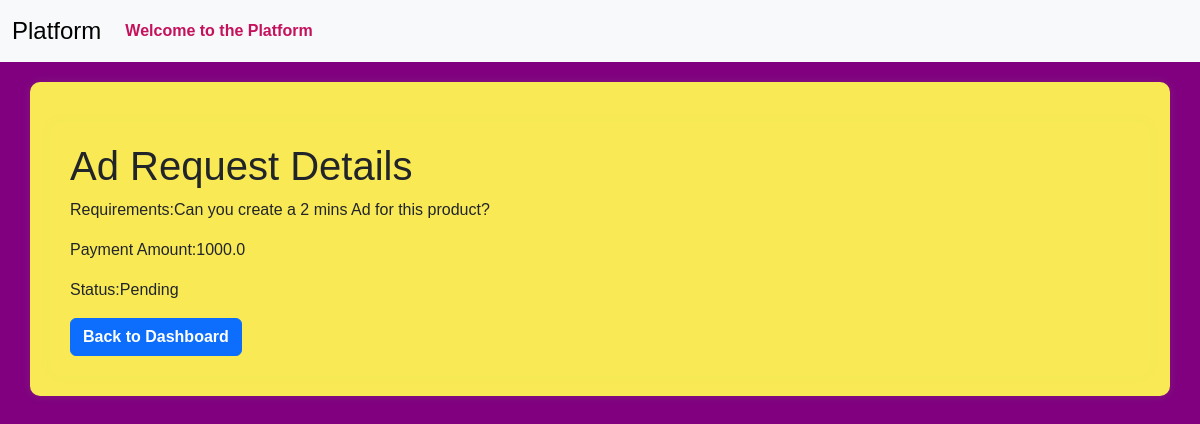
/ad_request/1 (signed in), run on the app's committed database.
### models.py (models this page shows)
class AdRequest(db.Model):
    __tablename__ = 'ad_request'
    id = Column(Integer, primary_key=True)
    campaign_id = Column(Integer, ForeignKey('campaign.id'), nullable=False)
    influencer_id = Column(Integer, ForeignKey('user.id'), nullable=False)
    requirements = Column(Text, nullable=True)
    payment_amount = Column(Float, nullable=False)
    status = Column(Enum('Pending', 'Accepted', 'Rejected', name='status_enum'), nullable=False, default='Pending')
    campaign = relationship('Campaign', backref='ad_requests')
    influencer = relationship('Influencer', backref='ad_requests', overlaps="influencer_ad_requests,influencer_relation")

### routes.py (the view)
@app.route('/ad_request/<int:request_id>',methods=['GET','POST'])
@auth_required
def view_ad_request(request_id):
          ad_request=AdRequest.query.get_or_404(request_id)
          influencers=Influencer.query.all()
          if request.method=='POST':
              influencer_id=request.form.get('influencer_id')
              ad_request.influencer_id=influencer_id
              db.session.commit()
              flash('Influencer assigned successfully',"success")
              return redirect(url_for('sponsor_dashboard'))
          return render_template('view_ad_request.html',ad_request=ad_request,influencers=influencers)

### app.py (called while the page is built)
@login_manager.user_loader
def load_user(user_id):
    return User.query.get(int(user_id))

### routes.py (called while the page is built)
def auth_required(func):
    @wraps(func)
    def inner(*args,**kwargs):
        if 'user_id' in session:
            return func(*args,**kwargs)
        else:
           flash('Kindly login first.')
           return redirect(url_for('login'))
    return inner

### templates/view_ad_request.html (shortened to what this page needs)
{% extends 'layout.html' %}
{% block content %}
<div class="container">
    <h1>Ad Request Details</h1>
    <p>Requirements:{{ad_request.requirements}}</p>
    <p>Payment Amount:{{ad_request.payment_amount}}</p>
    <p>Status:{{ad_request.status}}</p>
    <a href="{{url_for('sponsor_dashboard')}}" class="btn btn-primary">Back to Dashboard</a>
</div>
{% endblock %}

### static/profile_pictures/style.css (style rules this page uses)
body { font-family: 'Arial', sans-serif; background-color:#800080; }
.container { margin-top: 20px; background-color: #f9e955; padding: 20px; border-radius: 10px; box-shadow: 0px 0px 10px rgba(154, 241, 83, 0.1); }
.btn { font-weight: bold; }

### data on the page
AdRequest: requirements "Can you create a 2 mins Ad for this product?", payment_amount "1000.0", status "Pending"
